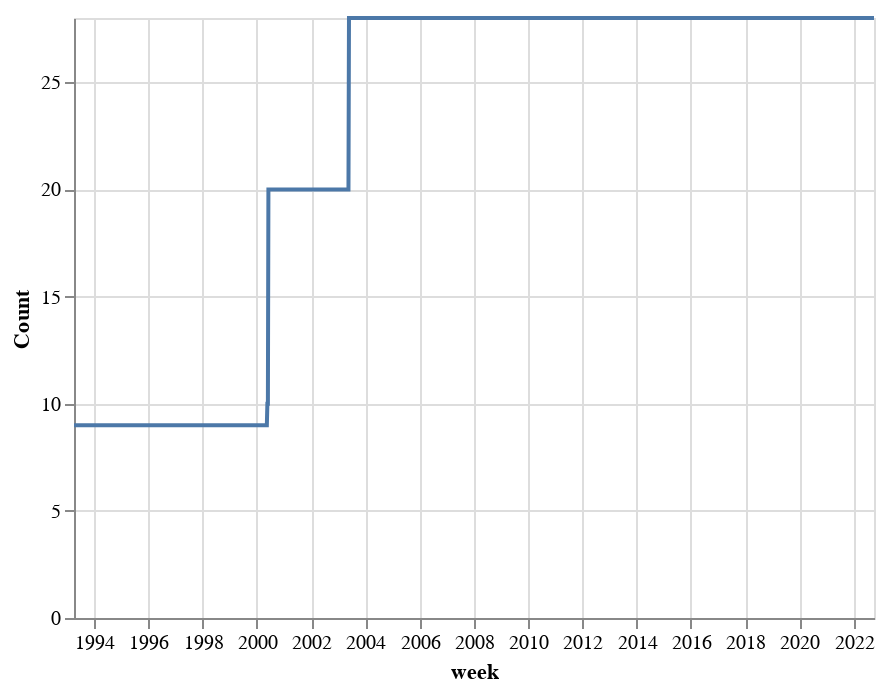

Notebook source saved alongside this figure:
### Code cell
df_long.groupby("week")["price"].count().reset_index().pipe(alt.Chart).encode(
    x="week", y=alt.Y("price", title="Count")
).mark_line()

### Figure 1 — Vega-Lite specification as saved in the notebook (floating-point values rounded to 4 significant figures; data arrays with more than 128 entries replaced by an {"elided": "..."} marker saying what was removed)
{"config": {"view": {"continuousWidth": 400, "continuousHeight": 300}}, "data": {"name": "data-1ac47ffb118618473c33319c1455c594"}, "mark": "line", "encoding": {"x": {"field": "week", "type": "temporal"}, "y": {"field": "price", "title": "Count", "type": "quantitative"}}, "$schema": "https://vega.github.io/schema/vega-lite/v4.17.0.json", "datasets": {"data-1ac47ffb118618473c33319c1455c594": {"elided": "1540 records"}}}
